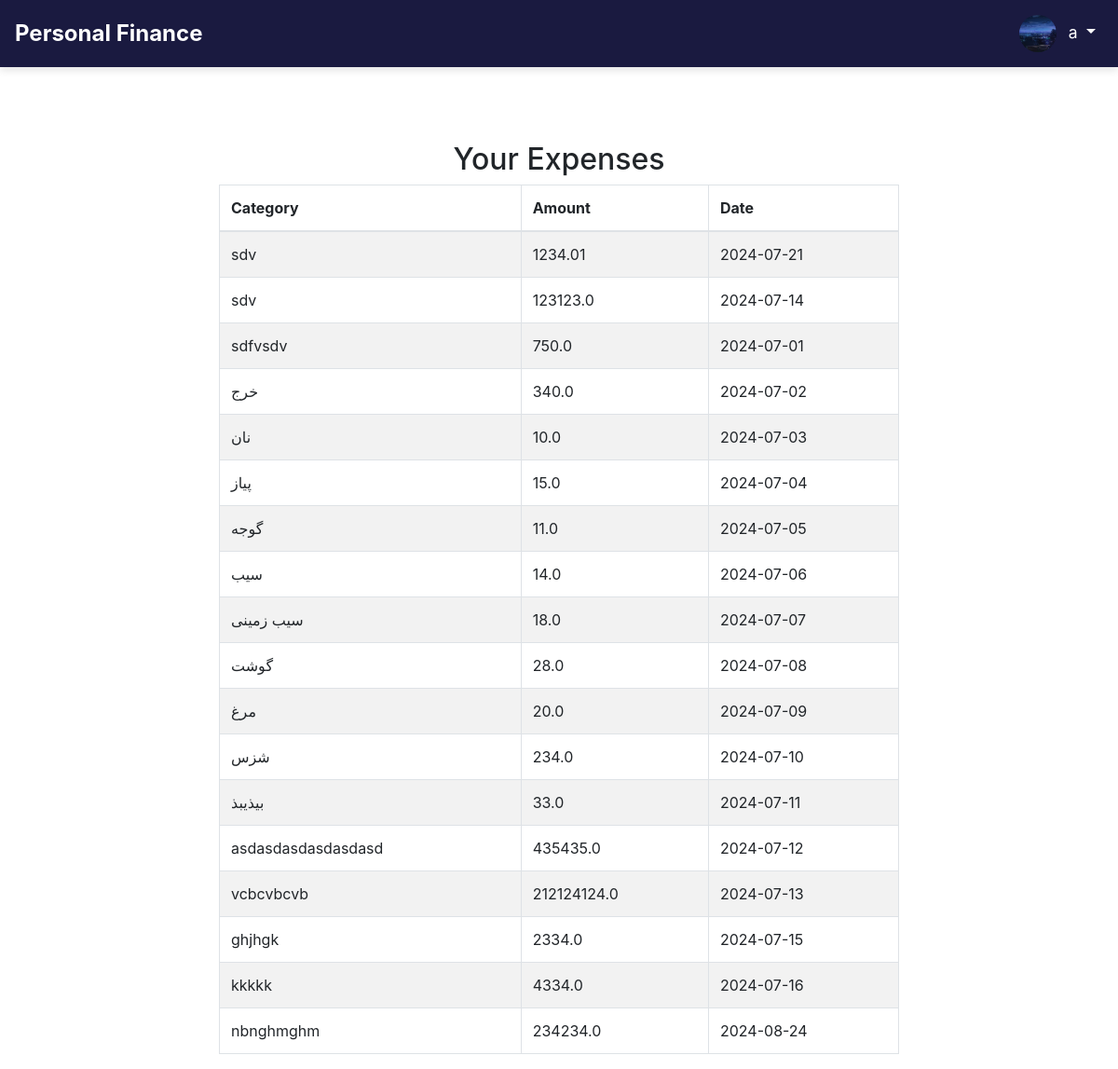
Screenshot of /view_expenses (signed in) with the database file from the repository.
### tables this page shows
CREATE TABLE users (
                id INTEGER PRIMARY KEY AUTOINCREMENT,
                username TEXT UNIQUE NOT NULL,
                password TEXT NOT NULL
            , profile_image TEXT);

CREATE TABLE expenses (
                id INTEGER PRIMARY KEY AUTOINCREMENT,
                user_id INTEGER NOT NULL,
                category TEXT NOT NULL,
                amount REAL NOT NULL,
                date TEXT NOT NULL, description TEXT,
                FOREIGN KEY (user_id) REFERENCES users (id)
            );

### app.py (the view)
@app.route('/view_expenses')
def view_expenses():
    if 'user_id' not in session:
        return redirect(url_for('login'))
    expenses = get_expenses_fortbl_by_user_id(session['user_id'])
    return render_template('view_expenses.html', expenses=expenses)

### app.py (called while the page is built)
@app.before_request
def load_user():
    user_id = session.get('user_id')
    if user_id:
        g.user = get_user_by_id(user_id)
    else:
        g.user = None

### models.py (called while the page is built)
def create_connection():
    conn = None
    try:
        conn = sqlite3.connect('personal_finance.db')
    except sqlite3.Error as e:
        print(e)
    return conn

def get_expenses_fortbl_by_user_id(user_id):
    conn = create_connection()
    cur = conn.cursor()
    cur.execute('SELECT * FROM expenses WHERE user_id = ?', (user_id,))
    expenses = cur.fetchall()
    conn.close()
    return expenses

def get_user_by_id(user_id):
    conn = create_connection()
    cursor = conn.cursor()
    cursor.execute("SELECT id, username, profile_image FROM users WHERE id = ?", (user_id,))
    user = cursor.fetchone()
    conn.close()
    if user:
        return {'id': user[0], 'username': user[1], 'profile_image': user[2]}
    return None

### templates/view_expenses.html (shortened to what this page needs)
{% extends "base.html" %}
{% block content %}
<div class="row justify-content-center">
    <div class="col-md-8">
        <h2 class="text-center">Your Expenses</h2>
<table class="table table-bordered table-striped">
    <thead>
        <tr>
            <th>Category</th>
            <th>Amount</th>
            <th>Date</th>
        </tr>
    </thead>
    <tbody>
        {% for expense in expenses %}
        <tr>
            <td>{{ expense[2] }}</td>
            <td>{{ expense[3] }}</td>
            <td>{{ expense[4] }}</td>
        </tr>
        {% endfor %}
    </tbody>
</table>
            </div>
</div>
{% endblock %}

### templates/base.html (shortened to what this page needs)
<!DOCTYPE html>
<html lang="en">
<head>
    <link href="https://stackpath.bootstrapcdn.com/bootstrap/4.5.2/css/bootstrap.min.css" rel="stylesheet">
</head>
<body>
    <nav class="navbar navbar-expand-lg navbar-dark fixed-top">
        <a class="navbar-brand" href="/">Personal Finance</a>
        <div class="collapse navbar-collapse" id="navbarNav">
            <ul class="navbar-nav ml-auto">
                {% if g.user %}
                    <li class="nav-item dropdown">
                        <a class="nav-link dropdown-toggle" href="#" id="navbarDropdown" role="button" data-toggle="dropdown" aria-haspopup="true" aria-expanded="false">
                            <img src="{{ url_for('static', filename='profile_images/' ~ g.user.profile_image) }}" class="profile-pic" alt="Profile Picture">
                            {{ g.user.username }}
                        </a>
                    </li>
                {% endif %}
            </ul>
        </div>
    </nav>
    <div class="container mt-5 pt-5">
        {% block content %}{% endblock %}
    </div>
</body>
</html>

### templates/base.html (style rules this page uses)
body { padding-top: 56px; }
.navbar { background-color: #1a1a40; box-shadow: 0 4px 8px rgba(0, 0, 0, 0.1); padding: 0.5rem 1rem; }
.navbar-brand { color: #ffffff !important; font-weight: bold; font-size: 1.5rem; }
.navbar-nav .nav-link { color: #ffffff !important; font-size: 1.1rem; }
.profile-pic { width: 40px; height: 40px; border-radius: 50%; object-fit: cover; margin-right: 8px; }

### rows the page displays
users: profile_image (picture), user.username "a"
expenses: category "sdv", amount "1234.01", date "2024-07-21"
expenses: category "sdv", amount "123123.0", date "2024-07-14"
expenses: category "sdfvsdv", amount "750.0", date "2024-07-01"
expenses: category "خرج", amount "340.0", date "2024-07-02"
expenses: category "نان", amount "10.0", date "2024-07-03"
expenses: category "پیاز", amount "15.0", date "2024-07-04"
expenses: category "گوجه", amount "11.0", date "2024-07-05"
expenses: category "سیب", amount "14.0", date "2024-07-06"
expenses: category "سیب زمینی", amount "18.0", date "2024-07-07"
expenses: category "گوشت", amount "28.0", date "2024-07-08"
expenses: category "مرغ", amount "20.0", date "2024-07-09"
expenses: category "شزس", amount "234.0", date "2024-07-10"
expenses: category "بیذیبذ", amount "33.0", date "2024-07-11"
expenses: category "asdasdasdasdasdasd", amount "435435.0", date "2024-07-12"
expenses: category "vcbcvbcvb", amount "212124124.0", date "2024-07-13"
expenses: category "ghjhgk", amount "2334.0", date "2024-07-15"
expenses: category "kkkkk", amount "4334.0", date "2024-07-16"
expenses: category "nbnghmghm", amount "234234.0", date "2024-08-24"
